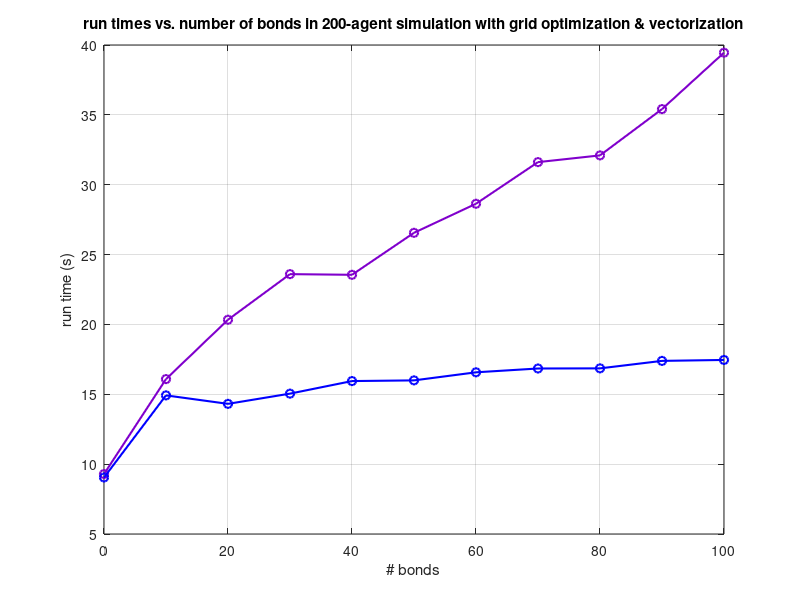

MATLAB code for this plot: (Note: this script raises an error after producing the figure.)
clearvars; clc;
%% Number of agents = 200, 0 <= number of bonds <= 100
grid_b0 = mean([10.019338, 9.001814, 8.847106]);
grid_b10 = mean([16.315068, 16.880906, 15.062451]);
grid_b20 = mean([20.160150, 20.469201, 20.383450]);
grid_b30 = mean([22.281403, 24.550813, 23.967153]);
grid_b40 = mean([23.520849, 22.184957, 24.951211]);
grid_b50 = mean([24.882225, 25.904599, 28.889234]);
grid_b60 = mean([27.860773, 29.797807, 28.255725]);
grid_b70 = mean([30.575163, 32.561358, 31.714298]);
grid_b80 = mean([33.055152, 31.316763, 31.924554]);
grid_b90 = mean([35.268831, 36.661438, 34.301128]);
grid_b100 = mean([37.418419, 41.324165, 39.613223]);
grid_bond_times = [grid_b0,grid_b10,grid_b20,grid_b30,grid_b40,grid_b50,grid_b60,grid_b70,grid_b80,grid_b90,grid_b100];

vec_b0 = mean([9.439465, 8.937010, 8.757377]);
vec_b10 = mean([16.838766, 14.780279, 13.145298]);
vec_b20 = mean([14.311478, 14.302599, 14.331937]);
vec_b30 = mean([15.444096, 15.004667, 14.693305]);
vec_b40 = mean([15.201163, 16.763058, 15.873849]);
vec_b50 = mean([16.617851, 15.395309, 15.972487]);
vec_b60 = mean([16.630864, 15.793454, 17.293638]);
vec_b70 = mean([16.385684, 17.529752, 16.622206]);
vec_b80 = mean([17.172900, 16.881387, 16.511368]);
vec_b90 = mean([17.954112, 17.102176, 17.116548]);
vec_b100 = mean([17.437080, 17.787889, 17.148775]);
vec_bond_times = [vec_b0,vec_b10,vec_b20,vec_b30,vec_b40,vec_b50,vec_b60,vec_b70,vec_b80,vec_b90,vec_b100];

bond_counts = [0, 10, 20, 30, 40, 50, 60, 70, 80, 90, 100];

figure
plot(bond_counts, grid_bond_times, '-o', 'Color',[0.5 0 0.8], 'LineWidth',1.5)
hold on
plot(bond_counts, vec_bond_times, '-o', 'Color', [0 0 1], 'LineWidth', 1.5)
grid on
xlabel('# bonds')
ylabel('run time (s)')
title('run times vs. number of bonds in 200-agent simulation with grid optimization & vectorization')
subtitle('simulated time: 1 second')
xlim([0,100])
ylim([0,45])
legend('grid optimization','vectorization')

%% Number of bonds = 10, 100 <= number of agents <= 1000
grid_a100 = mean([15.119964, 15.041715, 13.561162]);
grid_a200 = mean([18.065007, 18.501956, 17.891514]);
grid_a300 = mean([17.080821, 15.559617, 17.251470]);
grid_a400 = mean([18.958997, 19.205295, 20.343125]);
grid_a500 = mean([19.864995, 23.429125, 21.356824]);
grid_a600 = mean([23.215704, 26.904043, 25.633591]);
grid_a700 = mean([29.611470, 28.477167, 29.403267]);
grid_a800 = mean([54.009788, 78.250090, 35.506093]);
grid_a900 = mean([55.287123, 44.974701, 67.446771]);
grid_a1000 = mean([72.319850, 103.405111, 90.348081]);
grid_agent_times = [grid_a100,grid_a200,grid_a300,grid_a400,grid_a500,grid_a600,grid_a700,grid_a800,grid_a900,grid_a1000];

vec_a100 = mean([7.957429, 7.263890, 6.809034]);
vec_a200 = mean([13.358635, 12.957798, 13.256536]);
vec_a300 = mean([19.298648, 20.688840, 20.758147]);
vec_a400 = mean([33.096004, 29.831035, 31.774772]);
vec_a500 = mean([47.355682, 49.381952, 41.639500]);
vec_a600 = mean([57.583124]);
vec_a700 = mean([90.889338]);
vec_a800 = mean([122.910752]);
vec_a900 = mean([165.533705]);
vec_a1000 = mean([185.275519]);
vec_agent_times = [vec_a100,vec_a200,vec_a300,vec_a400,vec_a500,vec_a600,vec_a700,vec_a800,vec_a900,vec_a1000];

agent_counts = [100,200,300,400,500,600,700,800,900,1000];

figure
plot(agent_counts, grid_agent_times, '-o', 'Color',[0.5 0 0.8], 'LineWidth',1.5)
hold on
plot(agent_counts, vec_agent_times, '-o', 'Color', [0 0 1], 'LineWidth', 1.5)
grid on
xlabel('# agents')
ylabel('run time (s)')
title('run times vs. number of agents in simulation with grid optimization & vectorization')
subtitle('simulated time: 1 second    number of bonds: 10')
xlim([0,1000])
ylim([0,200])
legend('grid optimization','vectorization')

%% Number of agents = 500, 0 <= number of bonds <= 250 (25 bond increment)
v500_b0 = 31.566313;
v500_b25 = 48.970693;
v500_b50 = 58.512343;
v500_b75 = 56.800132;
v500_b100 = 57.681680;
v500_b125 = 69.292866;
v500_b150 = 66.997709;
v500_b175 = 67.336084;
v500_b200 = 65.609812;
v500_b225 = 69.682475;
v500_b250 = 66.242159;

times_v500 = [v500_b0, v500_b25, v500_b50, v500_b75, v500_b100, v500_b125, v500_b150, v500_b175, v500_b200, v500_b225, v500_b250];
bonds_v500 = [0, 25, 50, 75, 100, 125, 150, 175, 200, 225, 250];

g500_b0 = 16.733485;
g500_b50 = 39.127986;
g500_b100 = 55.232500;
g500_b150 = 84.106883;
g500_b200 = 99.414705;
g500_b250 = 126.813804; % comparison w/grid system

times_g500 = [g500_b0, g500_b50, g500_b100, g500_b150, g500_b200, g500_b250];
bonds_g500 = [0, 50, 100, 150, 200, 250];

figure
plot(bonds_g500, times_g500, '-o', 'Color', [0 0 1], 'LineWidth', 1.5)
hold on
plot(bonds_v500, times_v500, '-o', 'Color',[0.5 0 0.8], 'LineWidth',1.5)
grid on
xlabel('# agents')
ylabel('run time (s)')
title('run times vs. number of bonds in simulation with vectorization')
subtitle('simulated time: 1 second    number of agents: 500')
xlim([0,250])
ylim([0,130])
legend('grid optimization','vectorization')